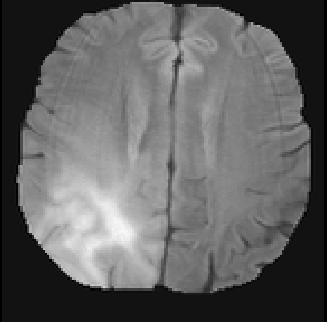
#> input picture data/img.png, 327 x 322 px
$ python show_segmentation_contour.py
#> lines starting #> are read from the running program, lines starting #| are printed output that depends on the picture; after the words box and inside, x2 and y2 are one past the last pixel; in counts of white or black regions, pixels touching at a corner belong together
import numpy as np
import scipy
from scipy import ndimage
from PIL import Image
import matplotlib.pyplot as plt

def add_countor(In, Seg, Color=(0, 255, 0)):
    """
    add segmentation contour to an input image

    In: Input PIL.Image object, should be an RGB image
    Seg: segmentation mask represented by a PIL.Image object
    Color: a vector specifying the color of contour
    Out: output PIL.Image object with segmentation contour overlayed
    """
    Out = In.copy()
    [H, W] = In.size
    for i in range(H):
        for j in range(W):
            if(i==0 or i==H-1 or j==0 or j == W-1):
                if(Seg.getpixel((i,j))!=0):
                    Out.putpixel((i,j), Color)
            elif(Seg.getpixel((i,j))!=0 and  \
                 not(Seg.getpixel((i-1,j))!=0 and \
                     Seg.getpixel((i+1,j))!=0 and \
                     Seg.getpixel((i,j-1))!=0 and \
                     Seg.getpixel((i,j+1))!=0)):
                     Out.putpixel((i,j), Color)
    return Out


def add_segmentation(image, seg_name, Color=(0, 255, 0)):
    seg = Image.open(seg_name).convert('L')
    if(image.size[1] != seg.size[1] or image.size[0] != seg.size[0]):
        print('segmentation has been resized')
        seg = seg.resize(image.size)
    seg = np.asarray(seg)
    strt = ndimage.generate_binary_structure(2, 1)
    seg = np.asarray(ndimage.morphology.binary_opening(seg, strt), np.uint8)
    seg = np.asarray(ndimage.morphology.binary_closing(seg, strt), np.uint8)

    img_show = add_countor(image, Image.fromarray(seg), Color)
    strt = ndimage.generate_binary_structure(2, 1)
    seg = np.asarray(ndimage.morphology.binary_dilation(seg, strt), np.uint8)
    img_show = add_countor(img_show, Image.fromarray(seg), Color)
    return img_show

if __name__ == "__main__":
    img_name = "data/img.png"
    seg_name = "data/seg.png"
    gld_name = "data/gld.png"
    img = Image.open(img_name)
#> img is the input picture: PIL image 327x322 RGB; min 0, max 248, mean 97.2
    img_show = add_segmentation(img, gld_name, Color = (255, 255, 0))
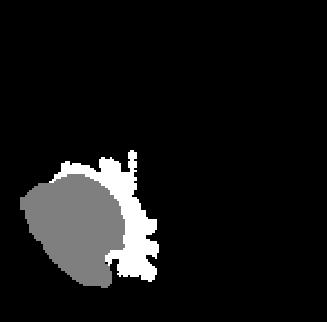
#> input picture data/gld.png, 327 x 322 px
#> in add_segmentation, `seg = np.asarray(ndimage.morphology.binary_opening(seg, strt), np.uint8)`:
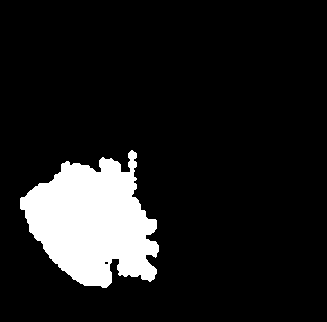
#> seg: shape (322, 327); values 0 (black) and 1 (white), 11.6% white; 1 white region, box (x1, y1, x2, y2) and area: (20, 150, 159, 288) 12238
#> in add_segmentation, `seg = np.asarray(ndimage.morphology.binary_closing(seg, strt), np.uint8)`: seg: shape (322, 327); values 0 (black) and 1 (white), 11.7% white; 1 white region, box (x1, y1, x2, y2) and area: (20, 150, 159, 288) 12271
#> in add_segmentation, `seg = np.asarray(ndimage.morphology.binary_dilation(seg, strt), np.uin..`:
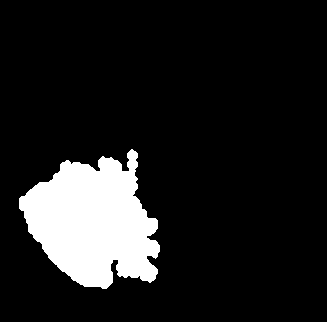
#> seg: shape (322, 327); values 0 (black) and 1 (white), 12.2% white; 1 white region, box (x1, y1, x2, y2) and area: (19, 149, 160, 289) 12807
    img_show = add_segmentation(img_show, seg_name, Color = (0, 255, 0))
#> call 2 of add_segmentation, with seg_name = 'data/seg.png', Color = (0, 255, 0)
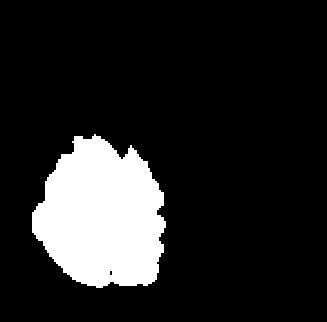
#> input picture data/seg.png, 327 x 322 px
#> in add_segmentation (call 2), `seg = Image.open(seg_name).convert('L')`: seg: PIL image 327x322 L; 14.3% white; 1 white region, box (x1, y1, x2, y2) and area: (32, 134, 166, 288) 15098
#> in add_segmentation (call 2), `seg = np.asarray(ndimage.morphology.binary_opening(seg, strt), np.uint8)`:
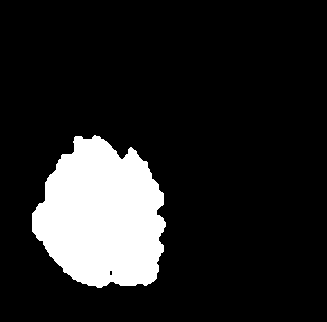
#> seg: shape (322, 327); values 0 (black) and 1 (white), 14.2% white; 1 white region, box (x1, y1, x2, y2) and area: (32, 135, 166, 288) 15000
#> in add_segmentation (call 2), `seg = np.asarray(ndimage.morphology.binary_closing(seg, strt), np.uint8)`: seg: shape (322, 327); values 0 (black) and 1 (white), 14.3% white; 1 white region, box (x1, y1, x2, y2) and area: (32, 135, 166, 288) 15019
#> in add_segmentation (call 2), `seg = np.asarray(ndimage.morphology.binary_dilation(seg, strt), np.uin..`:
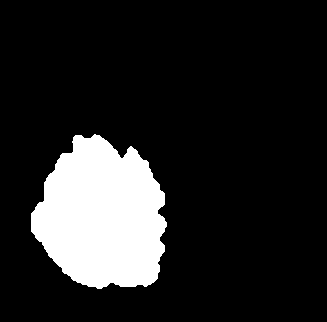
#> seg: shape (322, 327); values 0 (black) and 1 (white), 14.7% white; 1 white region, box (x1, y1, x2, y2) and area: (31, 134, 167, 289) 15472
#> call 4 of add_countor, with Color = (0, 255, 0)
#> after the loop in add_countor (call 4), `for i in range(H):`:
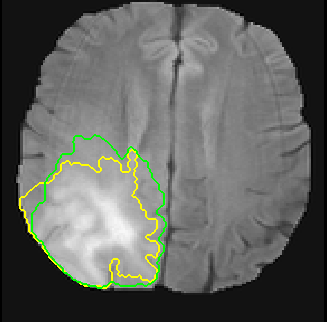
#> Out: PIL image 327x322 RGB; mean R, G, B 97, 99.1, 94.6
    plt.imshow(img_show)
    plt.axis('off')
    plt.show()
    save_name = "data/contour.png"
    img_show.save(save_name)
